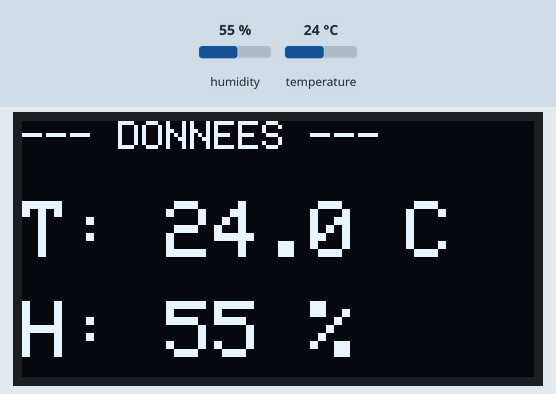
Bench run of a sketch on a simulated Arduino Uno, built with avr-gcc and run on an emulated ATmega328P. On the bench: 128×64 one-colour display. The test bench sets the inputs (shaded band); at power-on: humidity 55 %, temperature 24 °C.

Above: at 3.2 s.
3.3 s: humidity set to 22 %
At 4.6 s:
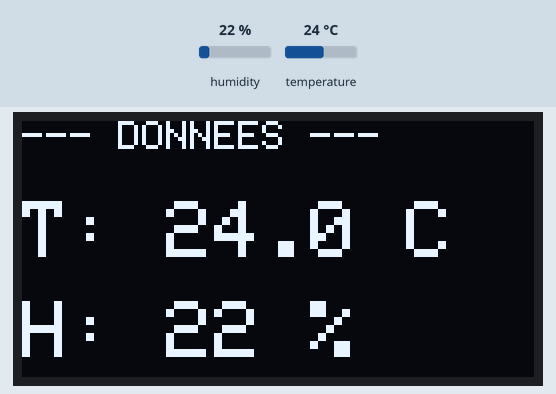
6.0 s: temperature set to 12 °C
At 7.4 s:
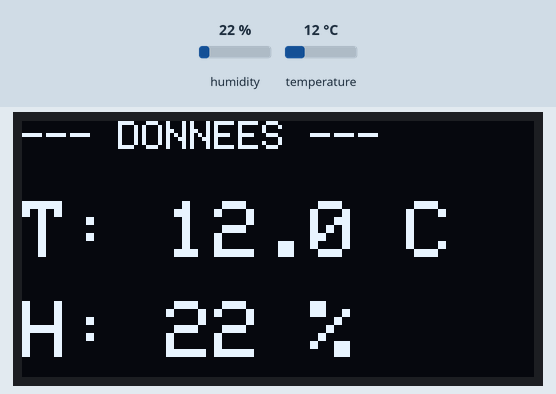
8.7 s: humidity set to 40 %
At 10.6 s:
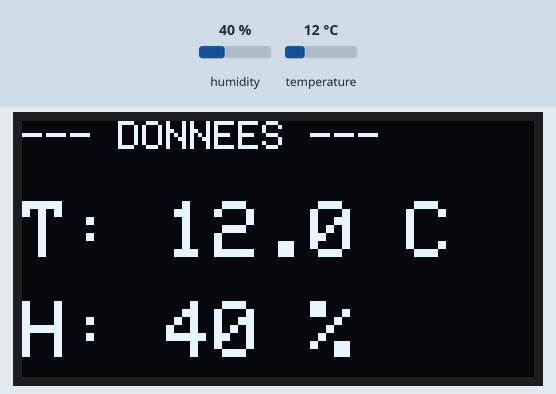
11.7 s: temperature set to 19 °C
At 13.4 s:
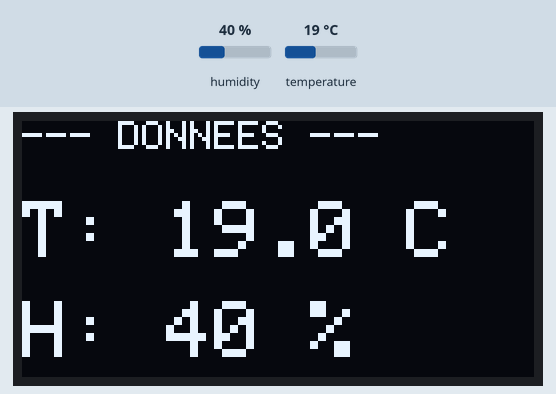
Timing chart, 0 to 14.9 s (numbered marks = the images above; inputs shaded):
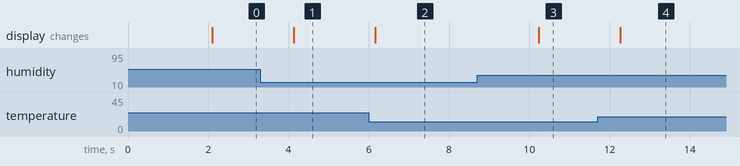

Measured:
- after the input at 3.3 s, the display: changes after 0.83 s (image 1)
- after the input at 6.0 s, the display: changes after 0.16 s (image 2)
- after the input at 8.7 s, the display: changes after 1.5 s (image 3)
- after the input at 11.7 s, the display: changes after 0.57 s (image 4)

The sketch:

code_arduino.ino
```cpp
#include <Wire.h>
#include <Adafruit_GFX.h>
#include <Adafruit_SSD1306.h>
#include <DHT.h>

// Configuration de l'écran OLED (128x64)
#define SCREEN_WIDTH 128
#define SCREEN_HEIGHT 64
#define OLED_RESET    -1 // Reset partagé avec l'Arduino
Adafruit_SSD1306 display(SCREEN_WIDTH, SCREEN_HEIGHT, &Wire, OLED_RESET);

// Configuration du capteur DHT22
#define DHTPIN 4       // Broche DATA connectée au PD2 (Pin 4 de l'ATmega)
#define DHTTYPE DHT22
DHT dht(DHTPIN, DHTTYPE);

void setup() {
  Serial.begin(9600);

  // Initialisation du DHT22
  dht.begin();

  // Initialisation de l'écran OLED (Adresse I2C 0x3C pour la plupart des SSD1306)
  if(!display.begin(SSD1306_SWITCHCAPVCC, 0x3C)) {
    Serial.println(F("Erreur d'initialisation de l'écran"));
    for(;;); // Bloquer si l'écran ne répond pas
  }

  display.clearDisplay();
  display.setTextColor(SSD1306_WHITE);
  display.setTextSize(1);
  display.setCursor(10, 20);
  display.print("Station Meteo...");
  display.display();
  delay(2000);
}

void loop() {
  // Lecture des données (le DHT22 est lent, on attend 2 sec entre chaque lecture)
  float h = dht.readHumidity();
  float t = dht.readTemperature();

  // Vérification des erreurs de lecture
  if (isnan(h) || isnan(t)) {
    display.clearDisplay();
    display.setCursor(0, 0);
    display.println("Erreur de lecture");
    display.display();
    return;
  }

  // Affichage sur l'écran OLED
  display.clearDisplay();

  // Titre
  display.setTextSize(1);
  display.setCursor(0, 0);
  display.println("--- DONNEES ---");

  // Température
  display.setTextSize(2);
  display.setCursor(0, 20);
  display.print("T: ");
  display.print(t, 1);
  display.print(" C");

  // Humidité
  display.setCursor(0, 45);
  display.print("H: ");
  display.print(h, 0);
  display.print(" %");

  display.display();

  delay(2000); // Pause de 2 secondes
}
```
